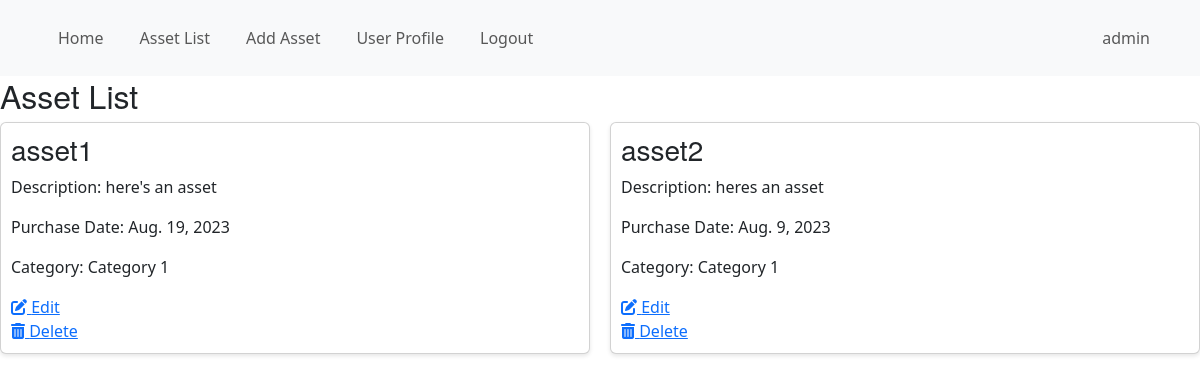
The app's page /assets/ (signed in), older data.
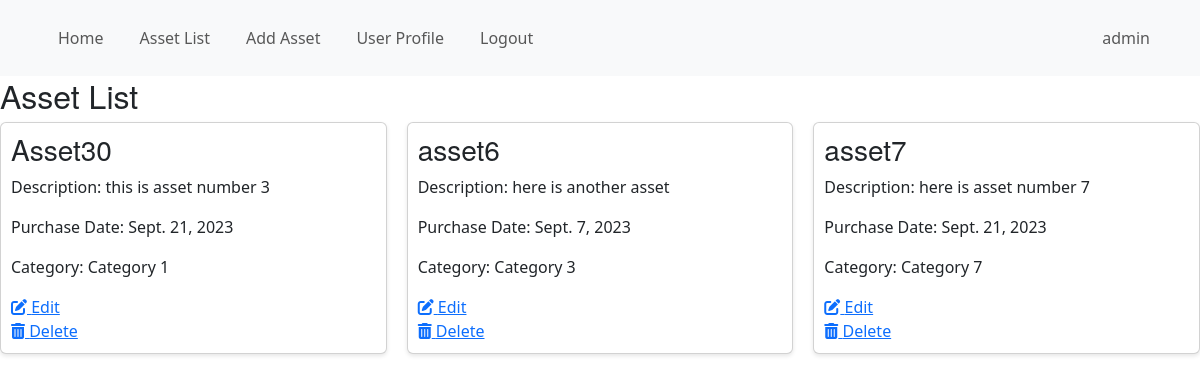
The same page, newer data.
### asset_management/models.py (models this page shows, shortened)
class Asset(models.Model):
    name = models.CharField(max_length=200)
    description = models.TextField()
    purchase_date = models.DateField()
    category = models.ForeignKey(AssetCategory, on_delete=models.CASCADE)
    class Meta:
        permissions = [
            ("can_view_asset", "Can view asset"),
            ("can_add_asset", "Can add asset"),
            ("can_change_asset", "Can change asset"),
            ("can_delete_asset", "Can delete asset"),
        ]

class AssetCategory(models.Model):
    name = models.CharField(max_length=100)
    description = models.TextField()
    def __str__(self):
        return self.name

### asset_management/views.py (the view)
# urls.py: path('assets/', views.asset_list, name='asset_list'),
@permission_required('asset_management.can_view_asset')
def asset_list(request):
    assets = Asset.objects.all()
    return render(request, 'asset_list.html', {'assets': assets})

### asset_management/templates/asset_list.html (shortened to what this page needs)
{% extends 'base.html' %}
{% block content %}
  <h2>Asset List</h2>
  <div class="asset-cards">
    {% for asset in assets %}
      <div class="card">
        <h3>{{ asset.name }}</h3>
        <p>Description: {{ asset.description }}</p>
        <p>Purchase Date: {{ asset.purchase_date }}</p>
        <p>Category: {{ asset.category }}</p>
        <a href="{% url 'update_asset' asset.id %}"><i class="fas fa-edit"></i> Edit</a>
        {% if user.is_staff %}
          <a href="{% url 'delete_asset' asset.id %}"><i class="fas fa-trash-alt"></i> Delete</a>
        {% endif %}
      </div>
    {% endfor %}
  </div>
{% endblock %}

### asset_management/templates/base.html (shortened to what this page needs)
{% load static %}
<!DOCTYPE html>
<html>
<head>
  <link rel="stylesheet" href="{% static 'styles.css' %}">
  <link href="{% static 'css/bootstrap.min.css' %}" rel="stylesheet">
</head>
<body>
    <nav class="navbar navbar-expand-lg navbar-light bg-light">
        <div class="container d-flex justify-content-between">
            <div class="collapse navbar-collapse" id="navbarNav">
                <ul class="navbar-nav ml-auto">
                    <li class="nav-item active">
                        <a class="nav-link" href="{% url 'home' %}">Home</a>
                    </li>
                    <li class="nav-item">
                        <a class="nav-link" href="{% url 'asset_list' %}">Asset List</a>
                    </li>
                    <li class="nav-item">
                        <a class="nav-link" href="{% url 'add_asset' %}">Add Asset</a>
                    </li>
                    <li class="nav-item">
                        <a class="nav-link" href="{% url 'user_profile' %}">User Profile</a>
                    </li>
                    <li class="nav-item">
                        <a class="nav-link" href="{% url 'logout' %}">Logout</a>
                    </li>
                </ul>
            </div>
            {% if user.is_authenticated %}
                <div class="navbar-text">{{ user.username }}</div>
            {% endif %}
        </div>
    </nav>
  <div class="content">
    {% block content %}
    {% endblock %}
  </div>
</body>
</html>

### asset_management/static/styles.css (style rules this page uses)
nav { background-color: #333; display: flex; gap: 20px; }
nav ul { list-style: none; margin: 0; padding: 0; }
nav li { display: inline-block; margin-right: 20px; }
nav a { color: #fff; text-decoration: none; padding: 10px; }
.asset-cards { display: grid; grid-template-columns: repeat(auto-fit, minmax(300px, 1fr)); grid-gap: 20px; }
.card { border: 1px solid #ccc; border-radius: 5px; padding: 10px; box-shadow: 0 2px 4px rgba(0, 0, 0, 0.1); }
body { font-family: 'Arial', sans-serif; font-size: 16px; color: #333; }
h1, h2, h3, h4, h5, h6 { font-family: 'Helvetica Neue', sans-serif; color: #FF5733; }
a { color: #007bff; text-decoration: none; transition: color 0.2s ease; }
.navbar { background-color: #333; color: white; }
.navbar .container { display: flex; justify-content: space-between; align-items: center; padding: 10px 20px; }
.container { padding: 20px; }

Row changes from the older to the newer data that the page shows:
removed Asset: name "asset1", description "here's an asset", purchase_date "Aug. 19, 2023", category "Category 1"
removed Asset: name "asset2", description "heres an asset", purchase_date "Aug. 9, 2023", category "Category 1"
added Asset: name "Asset30", description "this is asset number 3", purchase_date "Sept. 21, 2023", category "Category 1"
added Asset: name "asset6", description "here is another asset", purchase_date "Sept. 7, 2023", category "Category 3"
added Asset: name "asset7", description "here is asset number 7", purchase_date "Sept. 21, 2023", category "Category 7"
